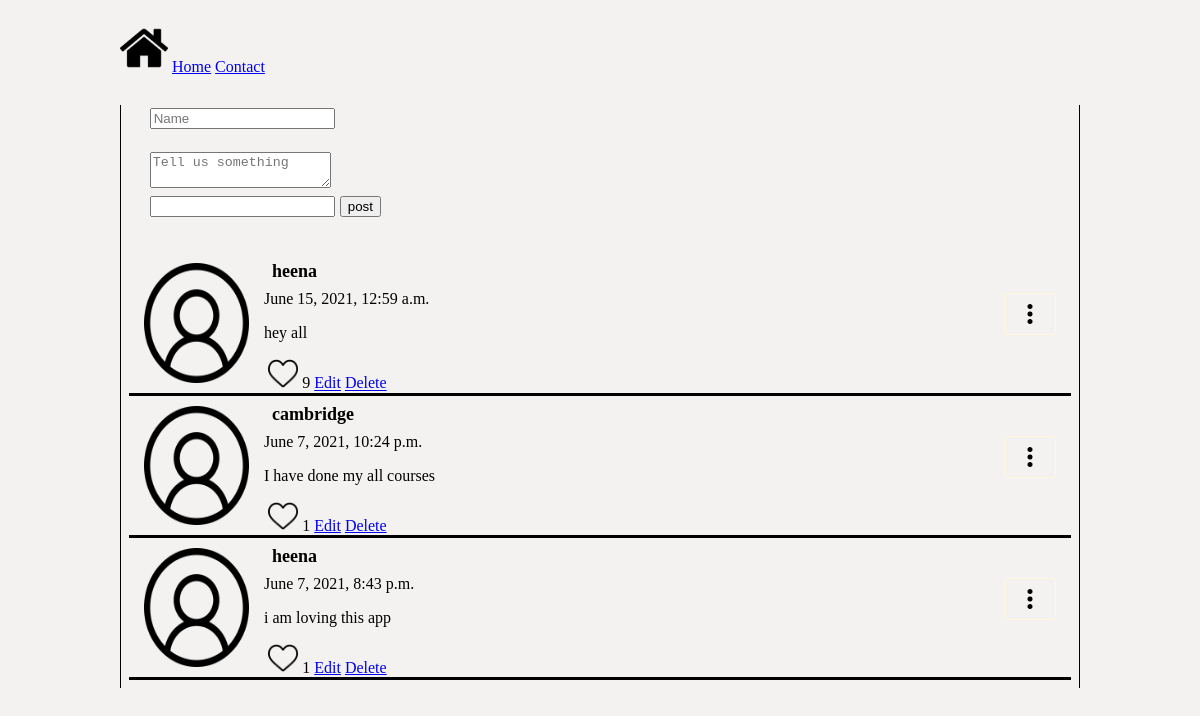
The app's page /, older data.
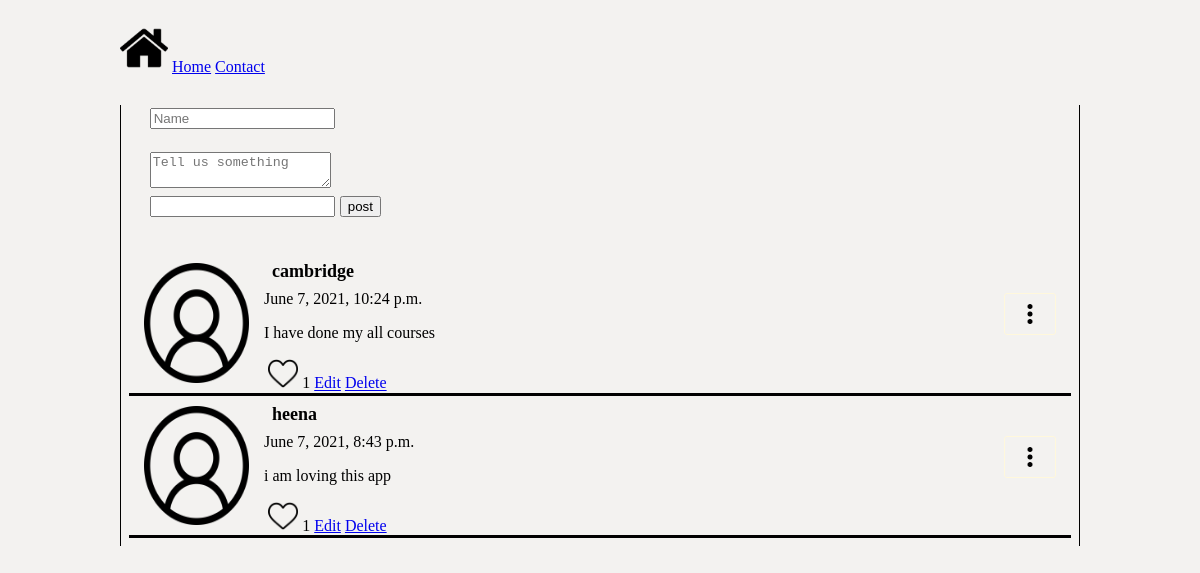
The same page, newer data.
### twitter/models.py (models this page shows)
class Tweetclone(models.Model):
    class Meta(object):
        db_table = 'tweetclone'
    name = models.CharField(max_length=14)
    body = models.TextField(max_length=140)
    image = CloudinaryField('image', blank= True, null= True)
    like_count=models.IntegerField('LikeCount',default=0,blank=True)
    created_at = models.DateTimeField(auto_now_add=True)

### twitter/views.py (the view, shortened to what this page needs)
# urls.py: path('',views.Tweet,name='Tweet'),
def Tweet(request):
    form = PostForm()
    tweet = Tweetclone.objects.order_by('created_at').reverse().all()[:20]
    return render(request, 'tweet.html',
                   {'tweet': tweet, 'form':form})

### twitter/forms.py
class PostForm(forms.ModelForm):
    class Meta:
        model = Tweetclone
        fields = '__all__'

### templates/tweet.html (shortened to what this page needs)
{% extends "base.html" %} {% block content %}
{% load static %}
{% load cloudinary %}
<html lang="en">
    <head>
    </head>
<body>
 <div class="header">
    <div class="header-right">
      <img src="{% static 'img/home.png' %}" style="width: 5%;"></img>
  <a href="{% url 'Tweet' %}">Home</a>
  <a href="{% url 'contacts' %}">Contact</a>
 </div>
<section class="content">
    <section class="tweet_post">
        <form action="/" method="POST" enctype="multipart/form-data">
          <input type="text" name="name" placeholder="Name" style="width: fit-content;" required><br>
          <br>
          <textarea name="body" name="Post here " placeholder="Tell us something " required></textarea><br>
          {{form.image}}
          <input type="submit" value="post"><br>
        </form>
    </section>
    <section class="tweets">
        <ul>
        {% for tweets in tweet %}
        <li>
          {% load static %}
           <img class="profile" src="{% static 'img/user.png' %} ">
           <img class="menu_icon" src="{% static 'img/menu.png' %} ">
           <div class="name_body">
           <div class="name">  {{ tweets.name}}</div>
           <div class="datecreated"> {{ tweets.created_at}}</div>
           <p>  {{ tweets.body }}</p>
           <a href="/like/{{tweets.id}}"><img src="{% static 'img/heart.png' %}" style="width: 5%"></a>
            {{tweets.like_count}}
           <a href="/edit/{{tweets.id}}">Edit</a>
           <a href="/delete/{{tweets.id}}">Delete</a>
           </div>
         </li>
        {% endfor %}
        </ul>
    </section>
</section>
</body>
{% endblock %}

### templates/base.html (shortened to what this page needs)
<!DOCTYPE html>
<html lang="en">
<head>
    {% load static %}
    <link href="{% static 'css/style.css'%}" rel="stylesheet"/>
</head>
<body>
    {% block content %} {{content}} {% endblock %}
</body>
</html>

### static/css/style.css (style rules this page uses)
html { margin: -8% auto; height: auto; }
body { height: 100%; margin: 10%; background-color:rgb(243, 242, 240) }
.tweet_post { font-size: 20px; font-weight: bolder; }
.content { height: 100%; border-left: 1px solid black; border-right: 1px solid black; }
.tweets ul { padding: 0.5em; ; border: bottom 0.2em;; }
form { margin: 3% ; border-bottom: blue; border-width: 2em; }
.tweets li { display: flex; border-bottom: 3px solid black; grid-auto-columns: auto; position: relative; }
.tweets li .name { flex-basis: 85%; font-weight: bolder; color: black; font-size: large; padding:8px; }
.tweets li .name_body { color:black; }
.tweets li .profile { width: 105px; padding: 10px 15px; position: relative; }
.tweets li .menu_icon { width: 20px; position: absolute; top: 40px; right: 15px; border: 1px solid cornsilk; padding: 10px 15px; font-size: 13px; border-radius: 3px; }
.tweets li .menu_icon { text-decoration: none; }

Row changes from the older to the newer data that the page shows:
removed Tweetclone: name "heena", created_at "June 15, 2021, 12:59 a.m.", body "hey all", like_count "9"
